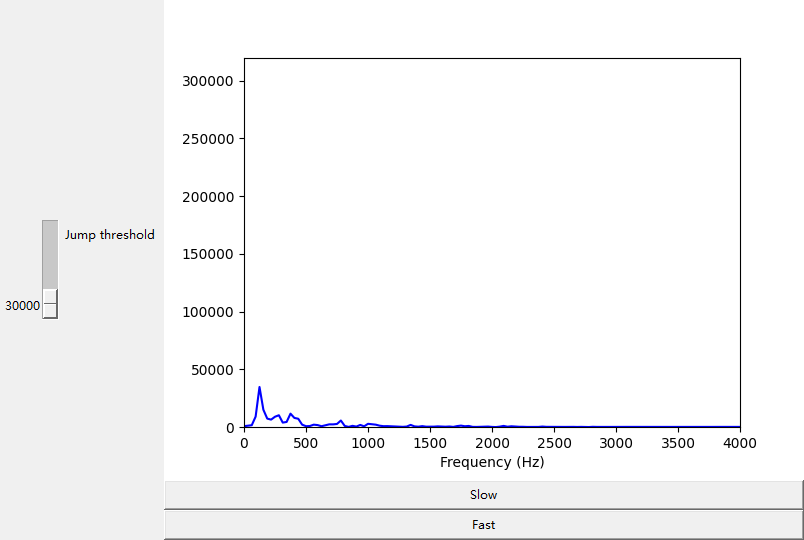

Reproduce this figure in Python.
import time
from math import cos, pi
import pyaudio, struct
import tkinter as Tk
import wave
from matplotlib import pyplot as plt
import numpy as np
from matplotlib.backends.backend_tkagg import (
    FigureCanvasTkAgg, NavigationToolbar2Tk)
from multiprocessing.connection import Client, Listener


def fun_fast():
    global SPEED
    SPEED = 3


def fun_slow():
    global SPEED
    SPEED = 1


# plt.ion()           # Turn on interactive mode so plot gets updated

outputFile = 'output.wav'
wf = wave.open(outputFile, 'w')

Fs = 8000  # rate (samples/second)

wf.setnchannels(1)  # one channel (mono)
wf.setsampwidth(2)  # one byte per sample (8 bits per sample)
wf.setframerate(Fs)  # samples per second

# Define Tkinter root
root = Tk.Tk()

# Define Tk variables
threshold = Tk.DoubleVar()

# Initialize Tk variables
threshold.set(3000)

# Define widgets
S_threshold = Tk.Scale(root, label='Jump threshold', variable=threshold, from_=500, to=30000)
B_fast = Tk.Button(root, text='Fast', command=fun_fast)
B_slow = Tk.Button(root, text='Slow', command=fun_slow)

# Place widgets
S_threshold.pack(side=Tk.LEFT)
B_fast.pack(side=Tk.BOTTOM, fill=Tk.X)
B_slow.pack(side=Tk.BOTTOM, fill=Tk.X)

BLOCKLEN = 256
CONTINUE = True
SPEED = 1

# Create Pyaudio object
p = pyaudio.PyAudio()
stream = p.open(
    format=pyaudio.paInt16,
    channels=1,
    rate=Fs,
    input=True,
    output=True,
    frames_per_buffer=BLOCKLEN)
# specify low frames_per_buffer to reduce latency

# Initialize plot window:
fig = plt.figure(1)
canvas = FigureCanvasTkAgg(fig, master=root)  # A tk.DrawingArea.
canvas.get_tk_widget().pack(side=Tk.BOTTOM, fill=Tk.BOTH, expand=1)
plt.ylim(0, Fs * 40)

# Frequency axis (Hz)
plt.xlim(0, Fs * 0.5)  # set x-axis limits
plt.xlabel('Frequency (Hz)')
ff = Fs / BLOCKLEN * np.arange(0, BLOCKLEN)

line1, = plt.plot([], [], color='blue')  # Create empty line
line1.set_xdata(ff)  # x-data of plot (frequency)
line1.set_ydata(np.arange(0, BLOCKLEN))
plt.ion()

address = ('localhost', 6000)
conn = Client(address, authkey=b'secret password')
# listener = Listener(address, authkey=b'secret password')
print('* Start')
    # start = int(time.time())
pkg = {
    "threshold": threshold.get(),
    "speed": SPEED
}
while CONTINUE:
    # now = int(time.time())
    root.update()
    # if (now - start) % 1 == 0:
    #     print(now - start)
    pkg["threshold"] = threshold.get()
    pkg["speed"] = SPEED
    conn.send(pkg)
    # print(f"send threshold={threshold.get()}, speed = {SPEED}")

    # input_bytes = stream.read(BLOCKLEN)
    input_bytes = stream.read(BLOCKLEN, exception_on_overflow=False)
    input_tuple = struct.unpack('h' * BLOCKLEN, input_bytes)  # Convert
    X = np.fft.fft(input_tuple)
    line1.set_ydata(np.abs(X))
    wf.writeframes(input_bytes)


print('* Finished')

# plt.ioff()           # Turn off interactive mode
plt.close()
wf.close()

stream.stop_stream()
stream.close()
p.terminate()
